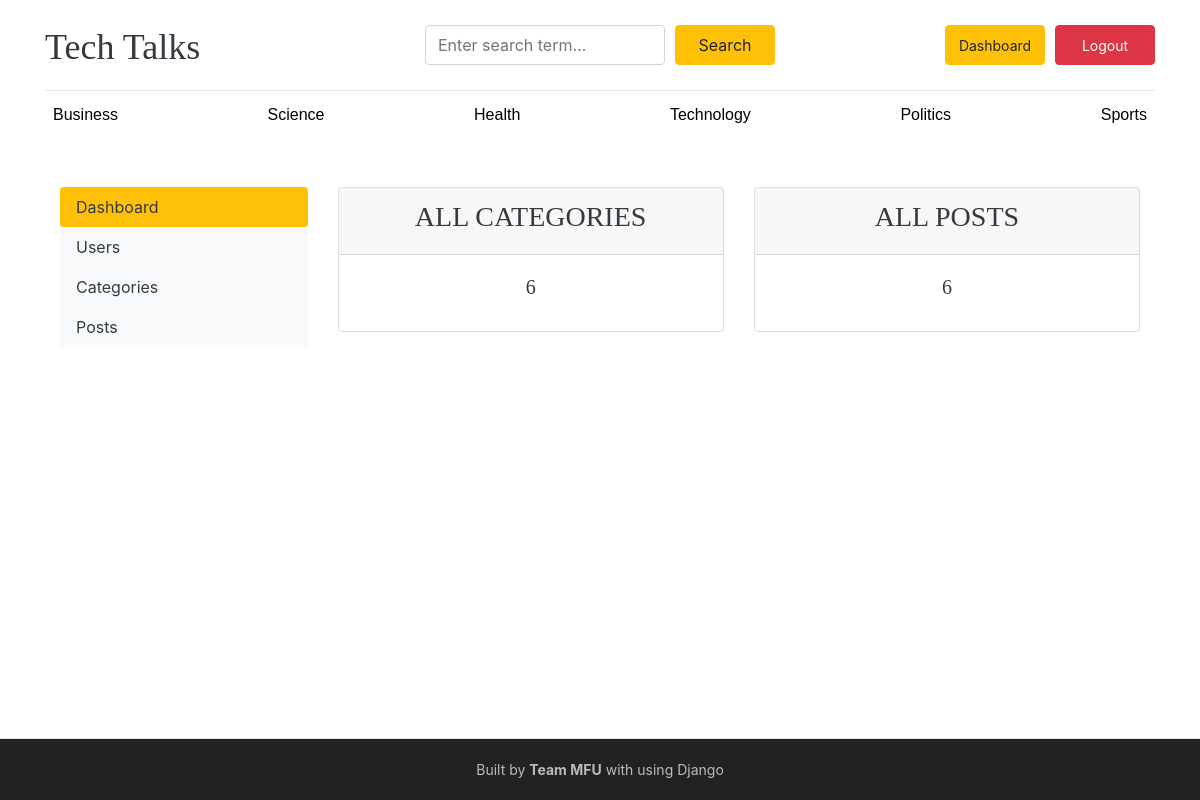
The page /dashboard/ (signed in) on the database its author committed.
### application/models.py (models this page shows, shortened)
class Category(models.Model):
    category_name= models.CharField(max_length=50, unique=True)
    created_at = models.DateTimeField(auto_now_add=True)
    updated_at = models.DateTimeField(auto_now=True)
    class Meta:
        verbose_name_plural = 'Categories'

### dashboard/views.py (the view)
# urls.py: path('dashboard/', include('dashboard.urls')),
@login_required(login_url='login')
def dashboard(request):
    if not request.user.is_staff and not request.user.is_superuser:
        raise PermissionDenied  # Show 403 Forbidden page
    category_counts = Category.objects.all().count()
    blogs_counts = Blogs.objects.all().count()
    context={
       'category_counts':category_counts,
       'blogs_count':blogs_counts,
    }
    return render(request, 'dashboard/dashboard.html', context)

### application/context_processors.py (called while the page is built)
def get_categories(request):
    categories = Category.objects.all()
    return dict(categories = categories )

### templates/dashboard/dashboard.html
{% extends '../base/base.html' %}
{% block content %}
<div class="container mt-5">
    <div class="row">
        {% include './left_sidebar.html' %}
        <div class="col-md-9">
            <div class="row">
                <div class="col">
                    <div class="card boarder-default mb-3">
                        <div class="card-header text-center text-uppercase font-weight-bold">
                            <h3 class="text-dark">All Categories</h3>
                        </div>
                        <div class="card-body text-dark">
                            <h5 class="card-title text-center">{{ category_counts }}</h5>
                        </div>
                    </div>
                </div>
                <div class="col">
                    <div class="card boarder-default mb-3">
                        <div class="card-header text-center text-uppercase font-weight-bold">
                            <h3 class="text-dark">All Posts</h3>
                        </div>
                        <div class="card-body text-dark">
                            <h5 class="card-title text-center">{{ blogs_count }}</h5>
                        </div>
                    </div>
                </div>
            </div>
        </div>
    </div>
</div>
{% endblock %}

### templates/base/header.html (shortened to what this page needs)
{% load static %}
<!DOCTYPE html>
<html lang="en">
<head>
    <link href="https://getbootstrap.com/docs/4.0/dist/css/bootstrap.min.css" rel="stylesheet">
    <link href="{% static 'css/blog.css' %}" rel="stylesheet">
    <link rel="stylesheet" href="https://cdnjs.cloudflare.com/ajax/libs/font-awesome/4.7.0/css/font-awesome.min.css">
    <link rel="stylesheet" href="https://cdnjs.cloudflare.com/ajax/libs/font-awesome/6.4.2/css/all.min.css">
  </head>
<body>
    <div class="container">
      <header class="blog-header py-3">
    <div class="row flex-nowrap justify-content-between align-items-center">
        <div class="col-4 pt-1">
            <a class="blog-header-logo text-dark" href="/">Tech Talks</a>
        </div>
        <div class="col-4 search-container">
            <form action="{% url 'search' %}" method="GET" class="search-form">
                <div class="d-flex gap-2">
                    <input class="form-control search-input" name="keyword" type="text" placeholder="Enter search term..." />
                    <button type="submit" class="btn btn-warning search-button">Search</button>
                </div>
            </form>
        </div>
        <div class="col-4 d-flex justify-content-end align-items-center action-buttons">
            {% if user.is_authenticated %}
                <div class="buttons-group">
                    {% if user.is_staff or user.is_superuser %}
                        <a href="{% url 'dashboard' %}" class="btn btn-warning">Dashboard</a>
                    {% endif %}
                    <a href="{% url 'logout' %}" class="btn btn-danger text-white">Logout</a>
                </div>
            {% else %}
                <a class="btn btn-sm btn-warning" href="{% url 'login' %}">Login</a>
                <a class="btn btn-sm btn-outline-secondary" href="{% url 'register' %}">Register</a>
            {% endif %}
        </div>
    </div>
</header>
      <div class="nav-scroller py-1 mb-2">
        <nav class="nav d-flex justify-content-between">
          {% for cat in categories %}
          <a class="p-2 nav-link" href="{% url 'posts_by_category' cat.id %}">{{ cat.category_name }}</a>
          {% endfor %}
        </nav>
      </div>

### static/css/blog.css (style rules this page uses)
html, body { height: 100%; margin: 0; padding: 0; }
.container.mt-5 { margin-bottom: 10px; }
.nav-scroller .nav a { font-family: Arial, sans-serif; font-weight: normal; font-size: 16px; color: #000 !important; text-decoration: none; position: relative; transition: color 0.3s ease-in-out; }
.nav-scroller .nav a::after { content: ""; position: absolute; left: 50%; bottom: -2px; width: 0; height: 2px; background-color: #FFC107; transition: width 0.3s ease-in-out, left 0.3s ease-in-out; }
.blog-header { border-bottom: 1px solid #e5e5e5; }
.blog-header-logo { font-family: "Playfair Display", Georgia, "Times New Roman", serif; font-size: 2.25rem; }
h1, h2, h3, h4, h5, h6 { font-family: "Playfair Display", Georgia, "Times New Roman", serif; }

### templates/base/header.html (style rules this page uses)
@media (min-width: 769px) { .search-form .d-flex { gap: 10px; } }
@media (min-width: 769px) { .search-input { width: 100%; max-width: 300px; } }
@media (min-width: 769px) { .search-button { min-width: 100px; height: 40px; } }
.action-buttons { display: flex; align-items: center; justify-content: flex-end; gap: 10px; }
.buttons-group { display: flex; gap: 10px; }
.buttons-group a { padding: 8px 12px; font-size: 14px; min-width: 100px; height: 40px; text-align: center; display: flex; align-items: center; justify-content: center; }
.btn-warning, .btn-danger, .btn-outline-secondary { min-width: 100px; height: 40px; text-align: center; display: flex; align-items: center; justify-content: center; }

### rows shown on the page
Category: category_name "Business"
Category: category_name "Science"
Category: category_name "Health"
Category: category_name "Technology"
Category: category_name "Politics"
Category: category_name "Sports"

### other values the page prints
{{ category_counts }} "6"
{{ blogs_count }} "6"
